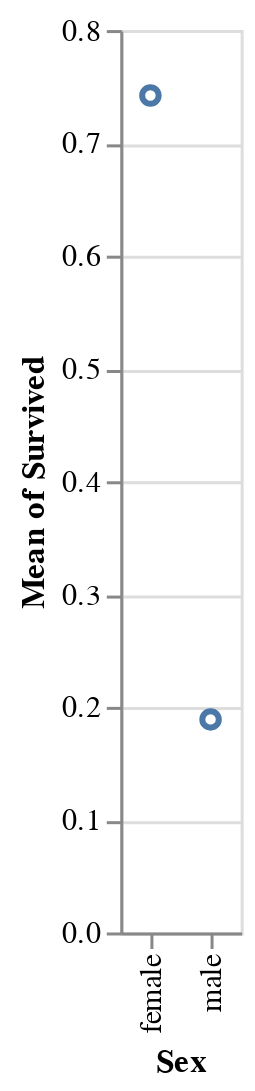

Notebook source saved alongside this figure:
### Markdown cell above
**2D position**

This one is so obvious we might even overlook it, but the horizontal and vertical position of the data mark intuitively tells us something. So 2D position can translate to:
* x-axis
* y-axis

### Code cell
# In the graph below:
#  Proportion survived is encoded to the y-axis
#  Sex is encoded to the x-axis

alt.Chart(titanic).mark_point().encode(
    y='mean(Survived)',
    x='Sex',
)

### Figure 1 — Vega-Lite specification as saved in the notebook (floating-point values rounded to 4 significant figures; data arrays with more than 128 entries replaced by an {"elided": "..."} marker saying what was removed)
{"config": {"view": {"continuousWidth": 400, "continuousHeight": 300}}, "data": {"name": "data-93290830beea3a875eeab316df346c54"}, "mark": "point", "encoding": {"x": {"type": "nominal", "field": "Sex"}, "y": {"type": "quantitative", "aggregate": "mean", "field": "Survived"}}, "$schema": "https://vega.github.io/schema/vega-lite/v4.8.1.json", "datasets": {"data-93290830beea3a875eeab316df346c54": {"elided": "891 records"}}}
